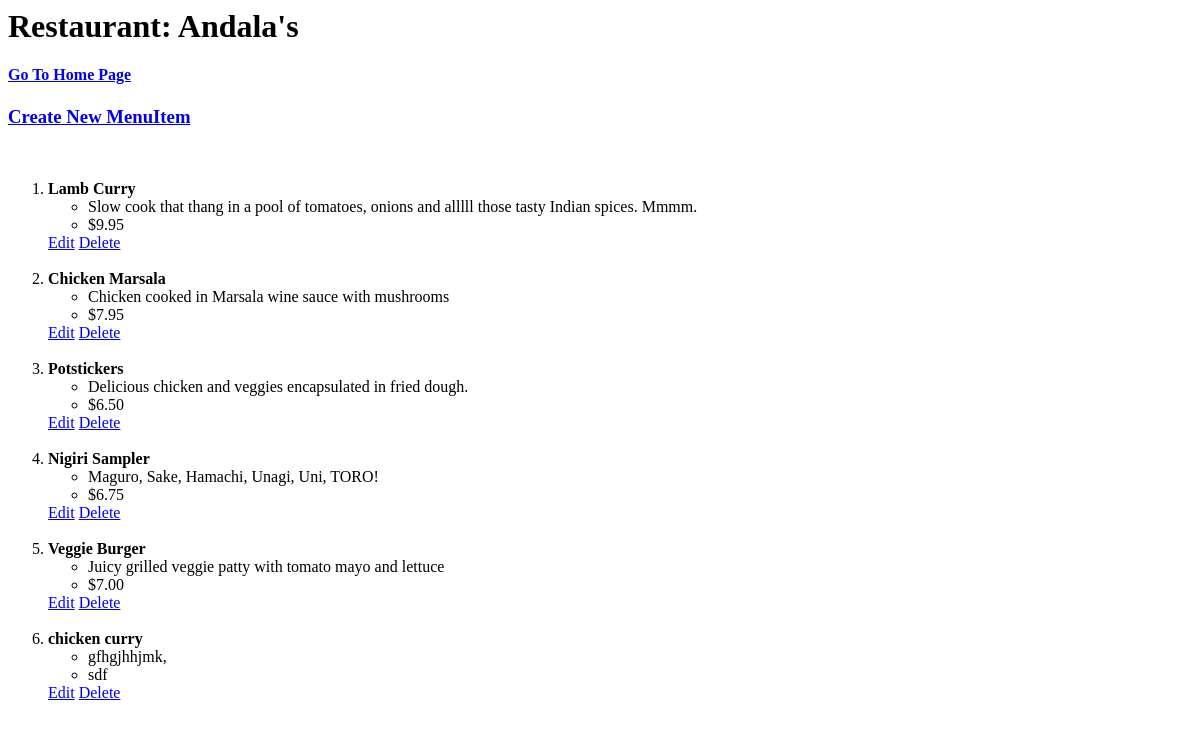
The page /restaurants/6/ on the database as committed earlier.
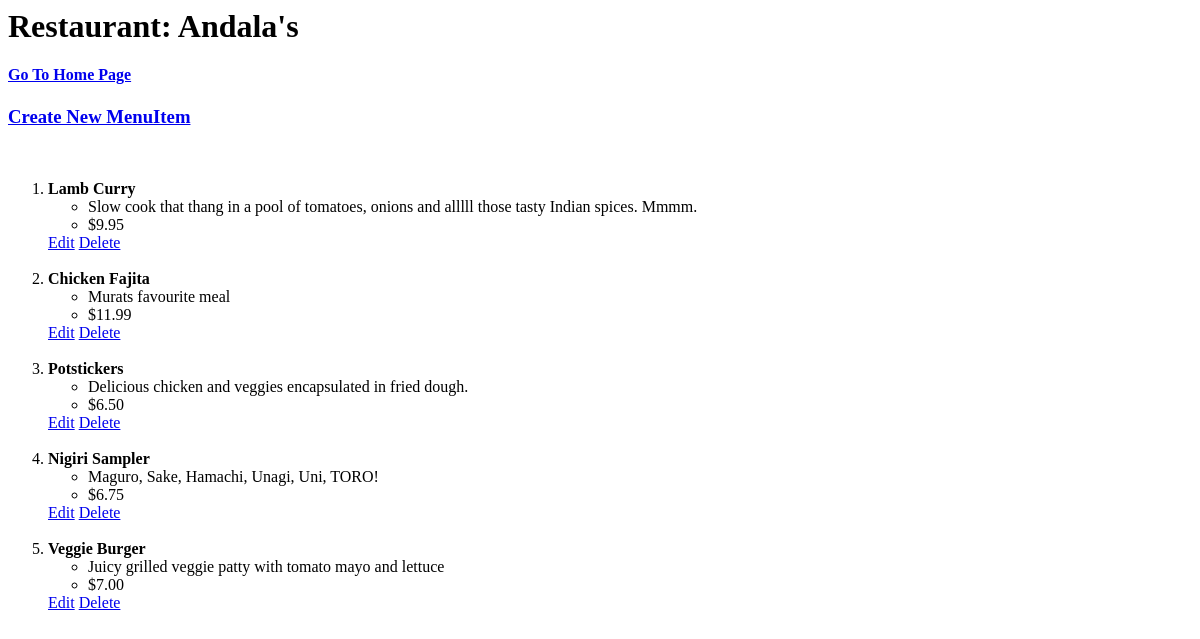
The same page on the database as committed later.
### database_setup.py (models this page shows, shortened)
class Restaurant(Base):                                              # Restaurant base class
    __tablename__ = 'restaurant'                                     # resturant is the table name
    name = Column(String(80), nullable = False)                      # has name of String size 80 characters and entry cannot be created if name of restaurant is not entered
    id = Column(Integer, primary_key = True)                         # restaurant table has another column having id as the primary key for each row

class MenuItem(Base):                                                # MenuItem class
    __tablename__ = 'menu_item'                                      # table name is menu_item
    name = Column(String(250), nullable = False)                     # has a name of upto 250 character and entry cannot created if name of the menuitem is not entered
    id = Column(Integer, primary_key = True)                         # each row would have an id which would act as primary key
    course = Column(String(250))                                     # course column has string size upto 250 characters
    description = Column(String(250))                                # description of each menuitem as a column and having as string size upto 250 characters
    price = Column(String(8))                                        # price is another column of menuitem having a string size of 8 characters
    restaurant_id = Column(Integer, ForeignKey('restaurant.id'))     # restaurant_id is the foriegn key connecting 2 tables meaning, pick the restaurant id number of the restaurant when I ask for 'restaurant_id' which would mean to assign a specific menuitem to a particular restaurant
    restaurant = relationship(Restaurant)                            # creating a variable 'restaurant' to make a relationship with the class Restaurant

### app.py (the view)
@app.route('/restaurants/<int:restaurant_id>/')
def restaurant_menu(restaurant_id):
    restaurant = session.query(Restaurant).filter_by(id = restaurant_id).one()
    menu_items = session.query(MenuItem).filter_by(restaurant_id=restaurant_id)
    if menu_items:
        return render_template('restaurantmenu.html', restaurant=restaurant, menu_items=menu_items)
    else:
        return "No Menus Found"

### templates/restaurantmenu.html (shortened to what this page needs)
<html>
		<body>
				<h1>Restaurant:  {{ restaurant.name }}</h1>
				<h4><a href="{{ url_for('restaurants') }}">Go To Home Page</a></h4>
				<h3><a href="{{ url_for('create_menu_item', restaurant_id=restaurant.id) }}">
								Create New MenuItem</a></h3>
				<br>
				<ol>
						{% for menu_item in menu_items %}
						<li><strong>{{ menu_item.name }}</strong>
								<ul>
										<li> {{ menu_item.description }}</li>
										<li>{{ menu_item.price }}<br></li>
								</ul>
						</li>
						<a href="{{ url_for('edit_menu_item', restaurant_id=restaurant.id,
								menu_id=menu_item.id) }}">Edit</a>
						<a href="{{ url_for('delete_menu_item', restaurant_id=restaurant.id,
								menu_id=menu_item.id) }}">Delete</a>
								<br>
								<br>
						{% endfor %}
				</ol>
		</body>
</html>

Rows that differ between the two databases and show on the page:
removed MenuItem: name "chicken curry", description "gfhgjhhjmk,", price "sdf"
changed MenuItem: name "Chicken Marsala" → "Chicken Fajita"; description "Chicken cooked in Marsala wine sauce with mushrooms" → "Murats favourite meal"; price "$7.95" → "$11.99"
